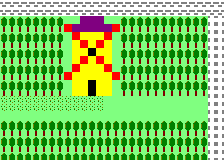

This game map was drawn from its Tiled (.tmx) file and the tilesets committed beside it. A one-line description and the full map source follow:
An orthogonal 28x20 tile map with 8x8 px tiles, 1 tile layer (Capa de Patrones 1).

<map version="1.0" tiledversion="2018.06.01" orientation="orthogonal" renderorder="right-down" width="28" height="20" tilewidth="8" tileheight="8" infinite="0" nextlayerid="2" nextobjectid="1">
 <tileset firstgid="1" name="tiles" tilewidth="8" tileheight="8" tilecount="45" columns="9">
  <image source="../../tiles.png" width="72" height="40" />
 </tileset>
 <layer id="1" name="Capa de Patrones 1" width="28" height="20">
  <data encoding="csv">
14,14,14,14,14,14,14,14,14,14,14,14,14,14,14,14,14,14,14,14,14,14,14,14,14,14,14,14,
14,14,14,14,14,14,14,14,14,14,14,14,14,14,14,14,14,14,14,14,14,14,14,14,14,14,14,14,
37,37,37,37,37,37,37,37,5,5,4,4,4,5,5,37,37,37,37,37,37,37,37,37,37,37,15,15,
38,38,38,38,38,38,38,38,23,4,4,4,4,4,23,38,38,38,38,38,38,38,38,38,38,38,15,15,
37,37,37,37,37,37,37,37,5,23,20,20,20,23,5,37,37,37,37,37,37,37,37,37,37,37,15,15,
38,38,38,38,38,38,38,38,5,20,23,20,23,20,5,38,38,38,38,38,38,38,38,38,38,38,15,15,
37,37,37,37,37,37,37,37,5,20,20,9,20,20,5,37,37,37,37,37,37,37,37,37,37,37,15,15,
38,38,38,38,38,38,38,38,5,20,23,20,23,20,5,38,38,38,38,38,38,38,38,38,38,38,15,15,
37,37,37,37,37,37,37,37,5,23,20,20,20,23,5,37,37,37,37,37,37,37,37,37,37,37,15,15,
38,38,38,38,38,38,38,38,23,20,20,20,20,20,23,38,38,38,38,38,38,38,38,38,38,38,15,15,
37,37,37,37,37,37,37,37,5,20,20,9,20,20,5,37,37,37,37,37,37,37,37,37,37,37,15,15,
38,38,38,38,38,38,38,38,5,20,20,9,20,20,5,38,38,38,38,38,38,38,38,38,38,38,15,15,
8,8,8,8,8,8,8,8,8,8,8,8,8,5,5,5,5,5,5,5,5,5,5,5,5,5,15,15,
8,8,8,8,8,8,8,8,8,8,8,8,8,5,5,5,5,5,5,5,5,5,5,5,5,5,15,15,
5,5,5,5,5,5,5,5,5,5,5,5,5,5,5,5,5,5,5,5,5,5,5,5,5,5,15,15,
37,37,37,37,37,37,37,37,37,37,37,37,37,37,37,37,37,37,37,37,37,37,37,37,37,37,15,15,
38,38,38,38,38,38,38,38,38,38,38,38,38,38,38,38,38,38,38,38,38,38,38,38,38,38,15,15,
37,37,37,37,37,37,37,37,37,37,37,37,37,37,37,37,37,37,37,37,37,37,37,37,37,37,15,15,
38,38,38,38,38,38,38,38,38,38,38,38,38,38,38,38,38,38,38,38,38,38,38,38,38,38,15,15,
37,37,37,37,37,37,37,37,37,37,37,37,37,37,37,37,37,37,37,37,37,37,37,37,37,37,15,15
</data>
 </layer>
</map>
